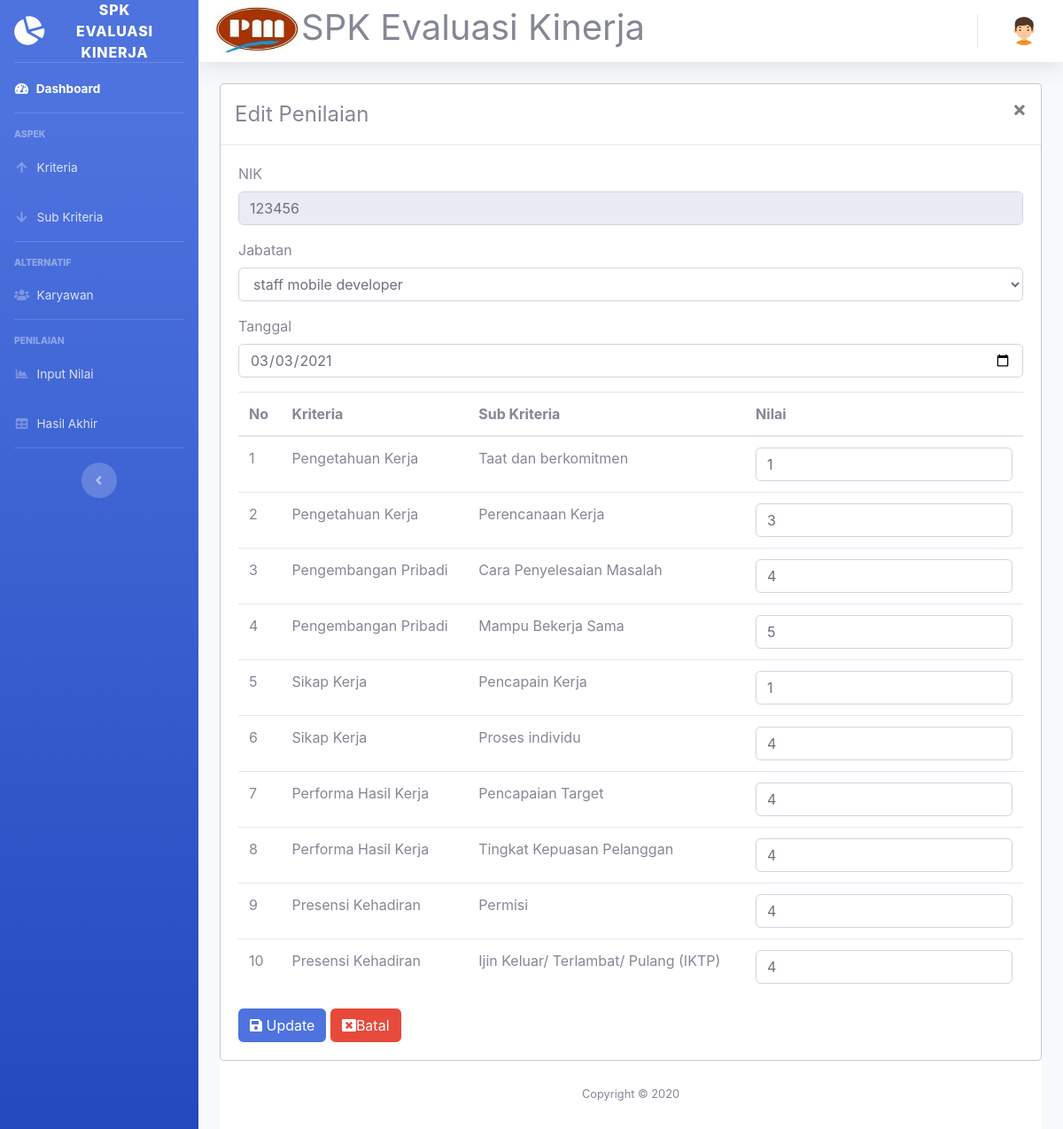
Page /penilai/input-nilai-edits.php?id=28 (signed in) on the earlier database version.
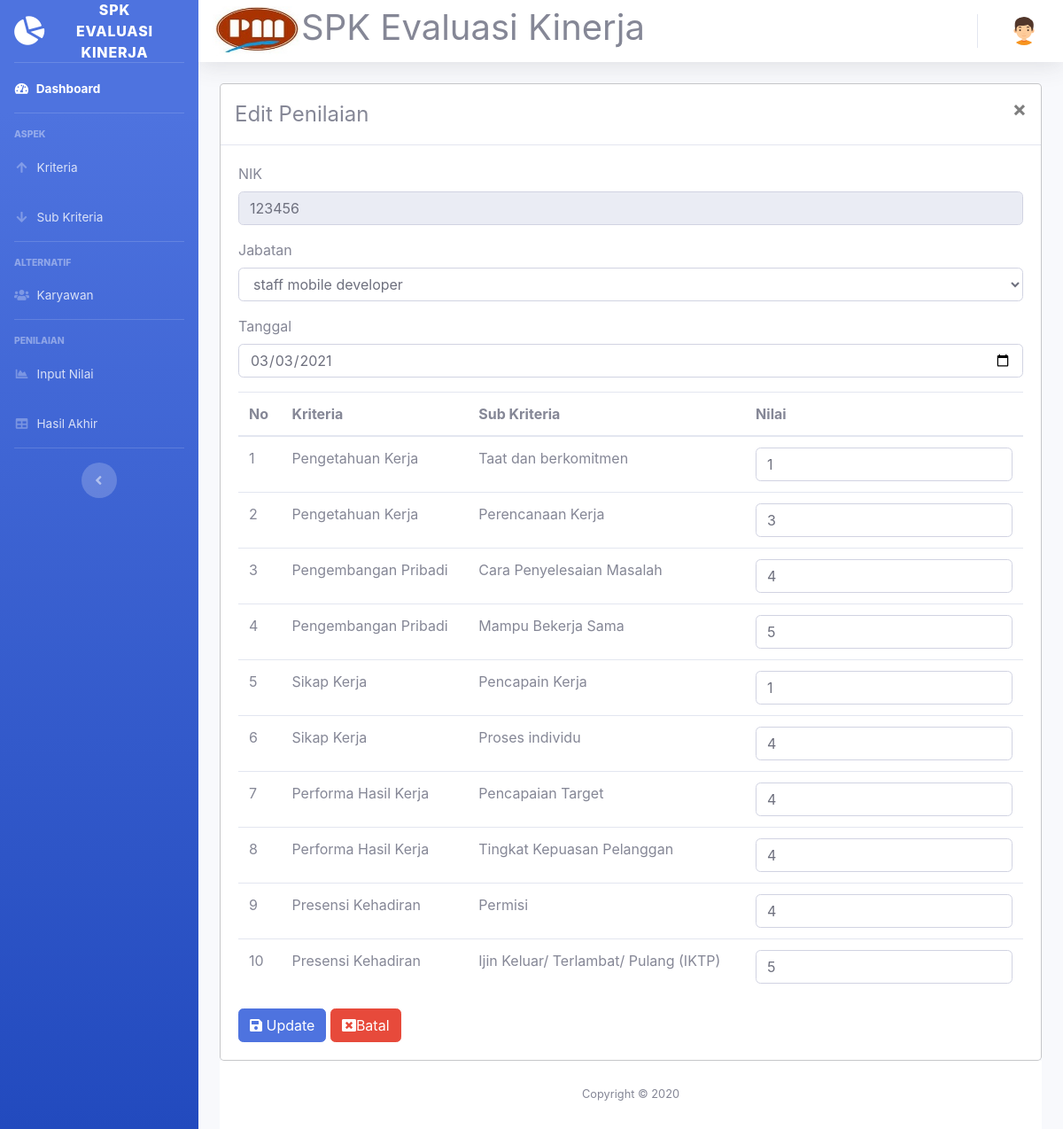
Same page on the later database version.
### tables this page shows
CREATE TABLE `nilai` (
  `id_nilai` int(11) NOT NULL,
  `nik` int(11) NOT NULL,
  `tgl_nilai` date NOT NULL,
  `jabatan` varchar(40) NOT NULL
);

CREATE TABLE `karyawan` (
  `nik` int(11) NOT NULL,
  `nama` varchar(40) NOT NULL,
  `jabatan` varchar(40) NOT NULL,
  `departemen` varchar(40) NOT NULL,
  `jenis_kelamin` varchar(10) NOT NULL
);

CREATE TABLE `subkriteria` (
  `kode_subkriteria` varchar(11) NOT NULL,
  `kode_kriteria` varchar(11) NOT NULL,
  `subkriteria` varchar(50) NOT NULL,
  `bobot` int(11) NOT NULL,
  `factor` varchar(20) NOT NULL
);

CREATE TABLE `kriteria` (
  `kode_kriteria` varchar(11) NOT NULL,
  `nama_kriteria` varchar(40) NOT NULL,
  `presentase` int(5) NOT NULL
);

CREATE TABLE `nilai_detail` (
  `id_detail` int(11) NOT NULL,
  `id_nilai` int(11) NOT NULL,
  `kode_subkriteria` varchar(11) NOT NULL,
  `nilai` int(11) NOT NULL
);

### penilai/input-nilai-edits.php (the view, shortened to what this page needs)
<!DOCTYPE html>
<html lang="en">
<head>
  <link href="../vendor/fontawesome-free/css/all.min.css" rel="stylesheet" type="text/css">
  <link href="../css/sb-admin-2.min.css" rel="stylesheet">
  <link href="../vendor/datatables/dataTables.bootstrap4.min.css" rel="stylesheet">
</head>
<body id="page-top">
  <?php require '../koneksi.php'; ?>
  <?php require 'sidebar.php'; ?>
  <div id="content">
    <?php require 'navbar.php'; ?>
    <div class="container-fluid">
      <div class="modal-content">
        <div class="modal-header">
          <h4 class="modal-title">Edit Penilaian</h4>
          <button type="button" class="close" data-dismiss="modal">&times;</button>
        </div>
        <div class="card-body">
          <form action="proses-edit-penilaian.php" method="get">
           <?php
           $id = $_GET['id'];
           $sql1=mysqli_query($koneksi, "SELECT * FROM nilai  where id_nilai =$id ");
           while ($row = mysqli_fetch_assoc($sql1)) {
            ?>
            <div class ="form-group">
             <label for="nik"> NIK </label>
             <input type="text" name="nik" value="<?php echo $row['nik'];?>" readonly class="form-control" />
           </div>
           <div class ="form-group">
            <label for="jabatan"> Jabatan </label>
            <select class=" form-control" id="jabatan" name="jabatan"  value="<?php echo $row['jabatan'];?>">
              <?php
              $s=mysqli_query($koneksi,"select * from karyawan order by jabatan ASC");
              while($d=mysqli_fetch_assoc($s)){
                ?>
                <option value="<?php echo $d['jabatan'] ?>"<?=$d['jabatan'] == $row['jabatan'] ? 'selected' : '';?>><?php echo $d['jabatan'] ?></option>
                <?php
              }
              ?>
            </select>
          </div>
          <div class="form-group">
            <label>Tanggal</label>
            <input type="date" name="tgl_nilai" class="form-control" value="<?php echo $row['tgl_nilai']; ?>">
          </div>
          <table class="table">
            <thead>
              <tr>
                <th>No</th>
                <th>Kriteria</th>
                <th>Sub Kriteria</th>
                <th>Nilai</th>
              </tr>
            </thead>
            <tbody>
              <?php
              $sql = mysqli_query($koneksi,"SELECT *From subkriteria s LEFT JOIN kriteria k ON k.kode_kriteria=s.kode_kriteria LEFT JOIN nilai_detail d ON d.kode_subkriteria=s.kode_subkriteria LEFT JOIN nilai n ON n.id_nilai=d.id_nilai WHERE d.id_nilai = $id GROUP BY s.kode_kriteria ASC, s.kode_subkriteria");
              $no=1;
              while ($data = mysqli_fetch_assoc($sql)) {
                ?>
                <tr>
                  <td><?= $no++; ?></td>
                  <td><?= $data['nama_kriteria']; ?></td>
                  <td><?= $data['subkriteria']; ?></td>
                  <td>
                    <input type="number" class="form-control" name="nilai<?= $data['kode_subkriteria']; ?>" value="<?= $data['nilai'];?>"/>
                  </td>
                </tr>
                <?php
              }
              ?>
            </tbody>
          </table>
          <button type="submit" class="btn btn-primary"><i class="fas fa-save"></i> Update</button>
          <a href="nilaii.php" class="btn btn-danger"><i class="fa fa-window-close"></i>Batal</a><br>
          <?php
        }
        ?>
      </form>
    </div>
  </div>
  <?php require '../footer.php'?>
</div>
</div>
</body>
</html>

### penilai/sidebar.php
<div id="wrapper">
  <ul class="navbar-nav bg-gradient-primary sidebar sidebar-dark accordion" id="accordionSidebar">
    <a class="sidebar-brand d-flex align-items-center justify-content-center" href="index-penilai.php">
      <div class="sidebar-brand-icon rotate-n-15">
        <i class="fas fa-chart-pie"></i>
      </div>
      <div class="sidebar-brand-text mx-3">SPK Evaluasi Kinerja</div>
    </a>
    <hr class="sidebar-divider my-0">
    <li class="nav-item active">
      <a class="nav-link" href="index-penilai.php">
        <i class="fas fa-fw fa-tachometer-alt"></i>
        <span>Dashboard</span></a>
    </li>
    <hr class="sidebar-divider">
    <div class="sidebar-heading">
      Aspek
    </div>
    <li class="nav-item">
      <a class="nav-link collapsed" href="kriteriaa.php">
        <i class="fas fa-fw fa-arrow-up"></i>
        <span>Kriteria</span>
      </a>
    </li>
    <li class="nav-item">
      <a class="nav-link collapsed" href="subkriteria.php" >
        <i class="fas fa-fw fa-arrow-down"></i>
        <span>Sub Kriteria</span>
      </a>
    </li>
    <hr class="sidebar-divider">
    <div class="sidebar-heading">
      Alternatif
    </div>
    <li class="nav-item">
      <a class="nav-link collapsed" href="karyawan.php">
        <i class="fas fa-fw fa-users"></i>
        <span>Karyawan</span>
      </a>
    </li>
    <hr class="sidebar-divider">
    <div class="sidebar-heading">
      Penilaian
    </div>
    <li class="nav-item">
      <a class="nav-link" href="nilaii.php">
        <i class="fas fa-fw fa-chart-area"></i>
        <span>Input Nilai</span></a>
    </li>
    <li class="nav-item">
      <a class="nav-link" href="penilaian-hasil-cetak.php">
        <i class="fas fa-fw fa-table"></i>
        <span>Hasil Akhir</span></a>
    </li>
    <hr class="sidebar-divider d-none d-md-block">
    <div class="text-center d-none d-md-inline">
      <button class="rounded-circle border-0" id="sidebarToggle"></button>
    </div>
  </ul>
  <div id="content-wrapper" class="d-flex flex-column">

### penilai/navbar.php (shortened to what this page needs)
        <nav class="navbar navbar-expand navbar-light bg-white topbar mb-4 static-top shadow">
    <img src="../img/log.jpg" width="100">
		<h1>SPK Evaluasi Kinerja</h1>
<?php require 'user.php'; ?>
        </nav>

### penilai/user.php (shortened to what this page needs)
<ul class="navbar-nav ml-auto">
  <li class="nav-item dropdown no-arrow">
    <a class="nav-link dropdown-toggle" href="#" id="userDropdown" role="button" data-toggle="dropdown" aria-haspopup="true" aria-expanded="false">
      <img class="img-profile rounded-circle" src="../img/boy(2).png">
    </a>
  </li>
</ul>

### footer.php
<footer class="sticky-footer bg-white">
  <div class="container my-auto">
    <div class="copyright text-center my-auto">
      <span>Copyright &copy; 2020</span>
    </div>
  </div>
</footer>

Differences in the rows shown:
changed through a linked row, subkriteria "Ijin Keluar/ Terlambat/ Pulang (IKTP)": nilai "4" → "5"
